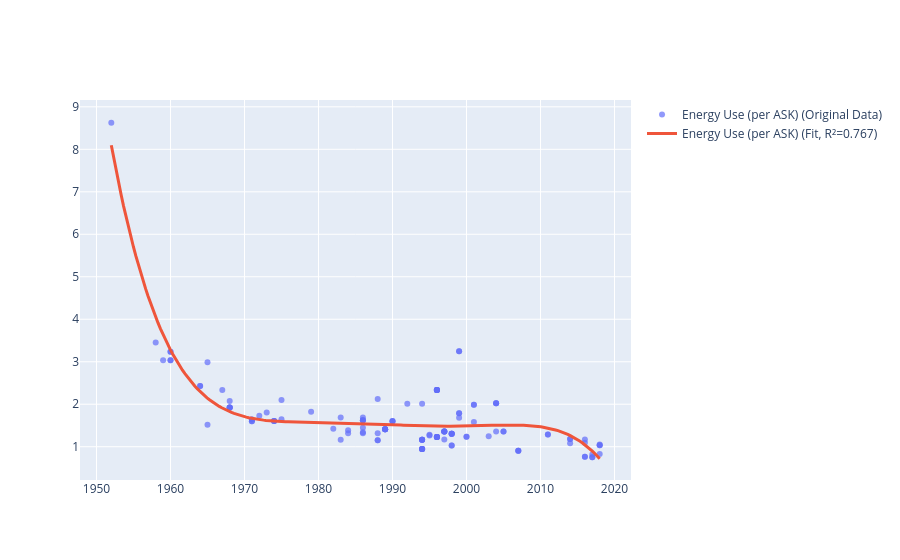

The code cell stored with this chart in its notebook:
### Code cell
poly_eu = _compute_polynomials_from_dataframe(
    df_merged,
    col_name_x='YOI',
    col_name_y='Energy Use (per ASK)',
    degree=5,
    plot=True
)

### Figure 1 — Plotly figure (JSON) as saved in the notebook; plotly's stock layout.template omitted (floating-point values rounded to 4 significant figures; data arrays with more than 128 entries replaced by an {"elided": "..."} marker saying what was removed)
{"data": [{"marker": {"opacity": 0.7}, "mode": "markers", "name": "Energy Use (per ASK) (Original Data)", "type": "scatter", "x": {"elided": "136 float values"}, "y": {"elided": "136 float values"}}, {"line": {"width": 3}, "mode": "lines", "name": "Energy Use (per ASK) (Fit, R²=0.767)", "type": "scatter", "x": {"elided": "200 float values"}, "y": {"elided": "200 float values"}}], "layout": {}}
